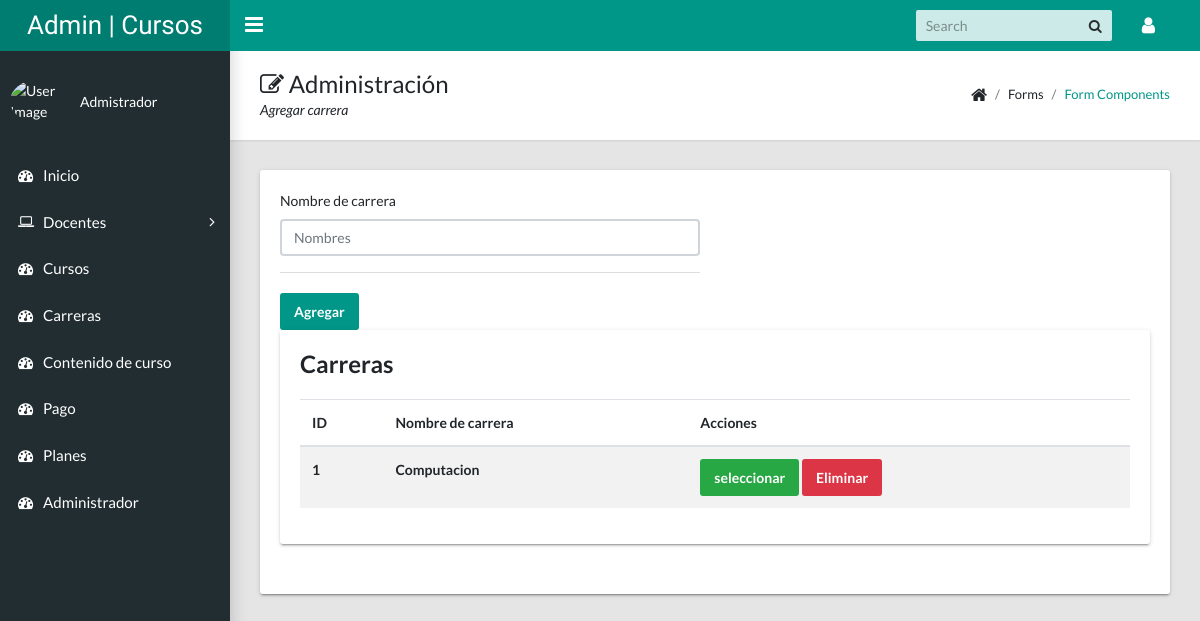
Before: /admin/vistaCarrera.php with the older database file.
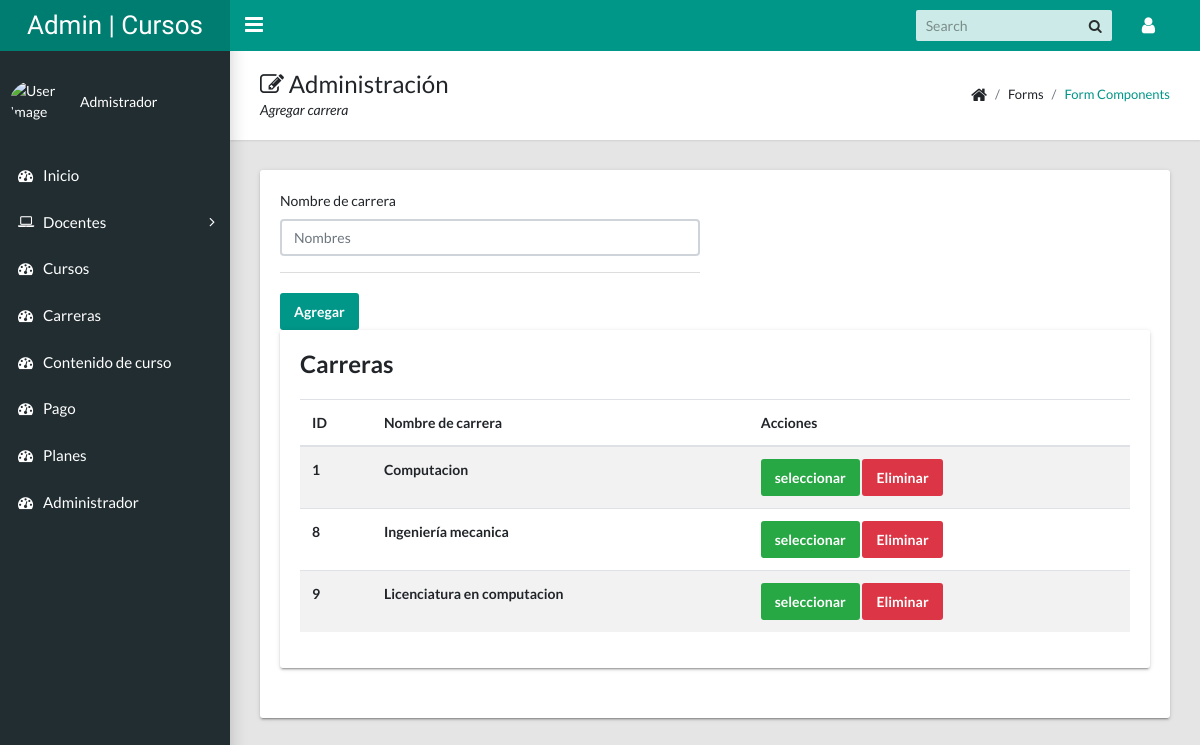
After: the same page with the newer database file.
### tables this page shows
CREATE TABLE `carrera` (
  `Id` int(11) NOT NULL,
  `Nombre` varchar(50) NOT NULL
);

### admin/modulos/carrera.php (called while the page is built, shortened)
<?php
include_once "../config/conexion.php";
$nombreCarrera = isset($_POST['nombreCurso']) ? $_POST['nombreCurso'] : "";
$sql = "SELECT * FROM carrera ORDER BY Id ASC";
$sentencia = $pdo->prepare($sql);
$sentencia->execute();
$resultado = $sentencia->fetchAll(PDO::FETCH_ASSOC);
?>

### admin/vistaCarrera.php (the view, shortened to what this page needs)
<?php include_once "templates/header.php";   ?>
<?php include_once "templates/sidebar.php";   ?>
<?php include_once "modulos/carrera.php";   ?>
<main class="app-content">
  <div class="app-title">
    <div>
      <h1><i class="fa fa-edit"></i> Administración</h1>
      <p>Agregar carrera</p>
    </div>
    <ul class="app-breadcrumb breadcrumb">
      <li class="breadcrumb-item"><i class="fa fa-home fa-lg"></i></li>
      <li class="breadcrumb-item">Forms</li>
      <li class="breadcrumb-item"><a href="#">Form Components</a></li>
    </ul>
  </div>
  <div class="row">
    <div class="col-md-12">
      <div class="tile">
        <div class="row">
          <div class="col-lg-6">
            <form action="" method="POST" enctype="multipart/form-data">
              <div class="form-group">
                <label for="Nombres">Nombre de carrera</label>
                <input name="nombreCurso" class="form-control" id="Nombres" type="text" placeholder="Nombres" value="<?php echo $nombreCarrera ?>">
              </div>
              <div class="tile-footer">
            <?php if (isset($_POST['seleccionar'])) { ?>
		        <input name="accion" value="Actualizar" class="btn btn-primary" type="submit">
            <?php }else{ ?>
            <input name="accion" value="Agregar" class="btn btn-primary" type="submit">
            <?php } ?>
		      </div>
            </form>
          </div>
        <div class="col-md-12">
          <div class="tile">
            <h3 class="tile-title">Carreras</h3>
            <div class="table-responsive">
              <table class="table table-striped">
                <thead>
                  <tr>
                    <th>ID</th>
                    <th>Nombre de carrera</th>
                    <th>Acciones</th>
                  </tr>
                </thead>
                <tbody>
                  	<?php foreach ($resultado as $data) : ?>
                  		<tr>
                  			<th><?php echo $data['Id'] ?></th>
                  			<th><?php echo $data['Nombre'] ?></th>
                  			<th>
                  				<form action="" method="POST" enctype="multipart/form-data">
                            <input class="btn btn-success" type="submit" name="seleccionar" value="seleccionar">
                          <button class="btn btn-danger" type="submit" name="accion" value="Eliminar">Eliminar</button>
                          </form>
                  			</th>
                  		</tr>
                  	<?php endforeach ?>
                </tbody>
              </table>
            </div>
          </div>
        </div>
      </div>
        </div>
      </div>
    </div>
</main>
<?php include_once "templates/footer.php"; ?>

Changed rows visible on the page:
added carrera: Id "8", Nombre "Ingeniería mecanica"
added carrera: Id "9", Nombre "Licenciatura en computacion"
